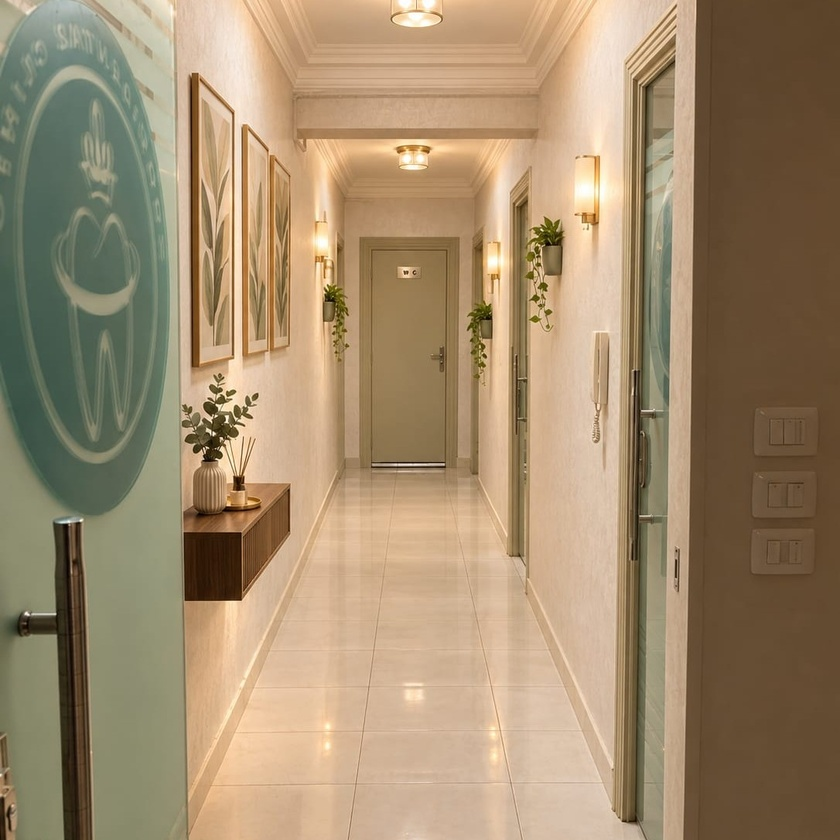
#> input picture print/flyer-a5/src/assets/hx_doctor.jpg, 840 x 840 px, shrunk from 1086 x 1086 before the run
$ python measure_comp.py ../assets/hx_doctor.jpg
#> lines starting #> are read from the running program, lines starting #| are printed output that depends on the picture; after the words box and inside, x2 and y2 are one past the last pixel; in counts of white or black regions, pixels touching at a corner belong together
#!/usr/bin/env python3
"""Measure a reference comp: ink boxes, row/column runs, colours, curve edges.

All coordinates are in the comp's own pixel space ("reference px").

  --sample X,Y ...            print RGB at points
  --bbox X0 Y0 X1 Y1          ink bbox inside a window
  --rows Y0 Y1                row runs (gap analysis) -- use this to find clean bands
  --cols Y0 Y1                column runs (per-glyph widths)
  --curve Y0 Y1               top edge of a filled shape, sampled across x
  --xband X0 X1               x limits for --rows / --cols / --curve
  --mask ink|white|teal       which population to measure (default ink)

Row runs are the safest primitive: they show the gaps that prove a window is clean.
See reference/measuring.md for the contamination trap this exists to avoid.
"""
import argparse
import numpy as np
from PIL import Image


def masks(a):
    r, g, b = a[..., 0], a[..., 1], a[..., 2]
    return {
        'ink':   (r < 200) & (b > 60),                                    # teal type on light
        'white': (r > 200) & (g > 200) & (b > 200),                       # white type on teal
        'teal':  (r < 70) & (g > 70) & (g < 150) & (b > 80) & (b < 170),  # brand fills
    }


# [12 lines left out: function runs, not called in this run]


def main():
    p = argparse.ArgumentParser()
    p.add_argument('image')
    p.add_argument('--mask', default='ink', choices=['ink', 'white', 'teal'])
    p.add_argument('--sample', nargs='*', default=[])
    p.add_argument('--bbox', nargs=4, type=int, metavar=('X0', 'Y0', 'X1', 'Y1'))
    p.add_argument('--rows', nargs=2, type=int, metavar=('Y0', 'Y1'))
    p.add_argument('--cols', nargs=2, type=int, metavar=('Y0', 'Y1'))
    p.add_argument('--curve', nargs=2, type=int, metavar=('Y0', 'Y1'))
    p.add_argument('--xband', nargs=2, type=int, default=None)
    p.add_argument('--minlen', type=int, default=3)
    args = p.parse_args()

    im = Image.open(args.image).convert('RGB')
#> im is the input picture: PIL image 840x840 RGB; mean R, G, B 161, 139.7, 109.9
    a = np.array(im).astype(int)
    H, W, _ = a.shape
    m = masks(a)[args.mask]
#> in masks, `r, g, b = a[..., 0], a[..., 1], a[..., 2]`:
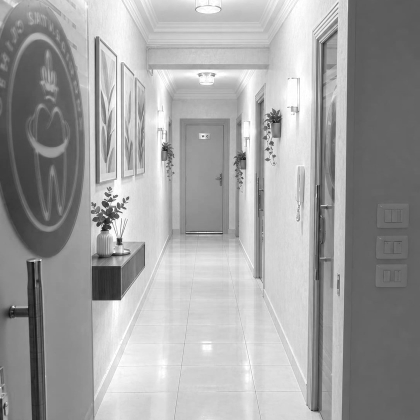
#> r: shape (840, 840) int64 (shown at 1/2 size); min 10, max 255, mean 161
#> in masks, `r, g, b = a[..., 0], a[..., 1], a[..., 2]`:
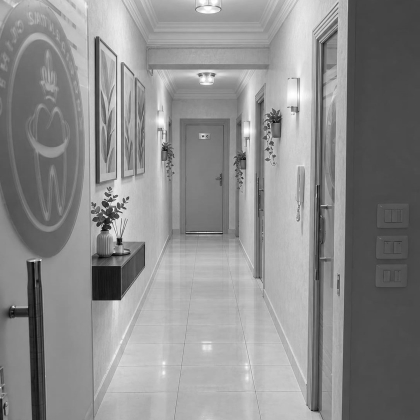
#> g: shape (840, 840) int64 (shown at 1/2 size); min 0, max 255, mean 139.7
#> in masks, `r, g, b = a[..., 0], a[..., 1], a[..., 2]`:
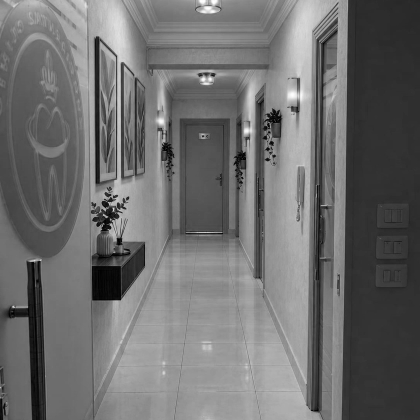
#> b: shape (840, 840) int64 (shown at 1/2 size); min 0, max 255, mean 109.9
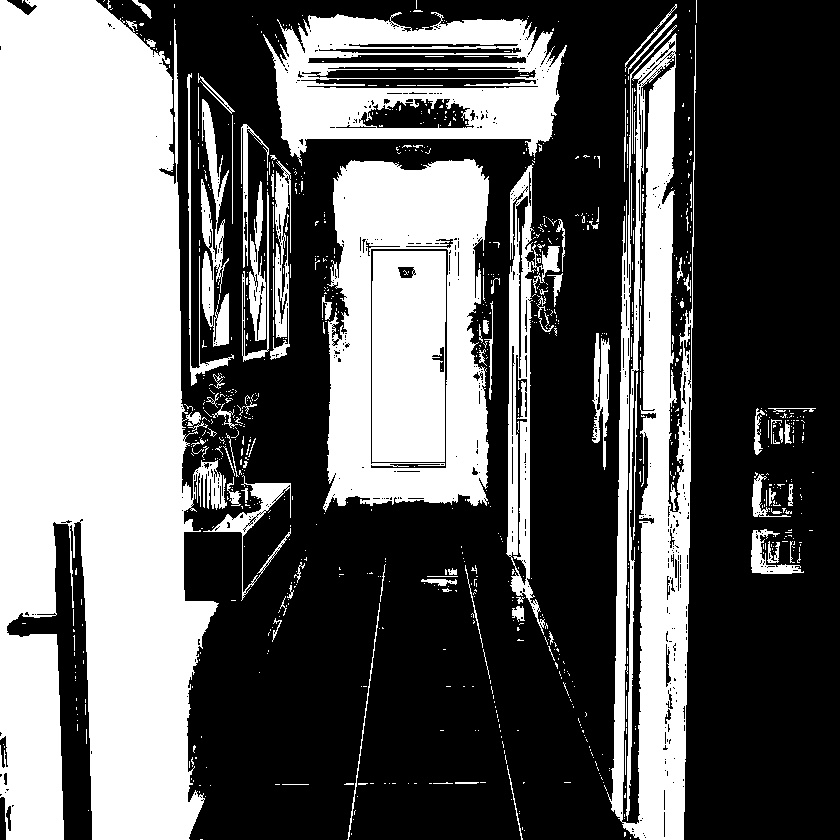
#> m: shape (840, 840) bool; 40% white; 956 white regions (847 under 20 px), largest, box (x1, y1, x2, y2) and area: (0, 0, 227, 840) 143134, (607, 25, 696, 840) 37781, (323, 159, 489, 512) 33267
    x0, x1 = args.xband if args.xband else (0, W)
    print(f'# {args.image}  {W} x {H}  mask={args.mask}')
#| # ../assets/hx_doctor.jpg  840 x 840  mask=ink

    for s in args.sample:
        sx, sy = (int(v) for v in s.split(','))
        print(f'  sample ({sx},{sy}) = {tuple(a[sy, sx])}')

    if args.bbox:
        bx0, by0, bx1, by1 = args.bbox
        w = m[by0:by1, bx0:bx1]
        ys, xs = np.where(w.any(1))[0], np.where(w.any(0))[0]
        if len(ys):
            print(f'  bbox  x {bx0+xs.min()}-{bx0+xs.max()}  y {by0+ys.min()}-{by0+ys.max()}'
                  f'  w {xs.max()-xs.min()+1}  h {ys.max()-ys.min()+1}')
        else:
            print('  bbox  EMPTY')

    if args.rows:
        ry0, ry1 = args.rows
        rr = runs(m[ry0:ry1, x0:x1].any(1), ry0, args.minlen)
        print(f'  row runs y{ry0}-{ry1} x{x0}-{x1}:')
        for a0, a1 in rr:
            band = m[a0:a1 + 1, x0:x1]
            xs = np.where(band.any(0))[0]
            print(f'    y {a0}-{a1}  h {a1-a0+1:3d}   x {x0+xs.min()}-{x0+xs.max()}'
                  f'  w {xs.max()-xs.min()+1}')
        gaps = [(rr[i][1], rr[i+1][0]) for i in range(len(rr) - 1)]
        print(f'    gaps: {gaps}   <- a clean band has a gap on both sides')

    if args.cols:
        cy0, cy1 = args.cols
        cr = runs(m[cy0:cy1, x0:x1].any(0), x0, args.minlen)
        print(f'  column runs y{cy0}-{cy1}: ' +
              str([(s, e - s + 1) for s, e in cr]) + '   (start, width)')

    if args.curve:
        gy0, gy1 = args.curve
        pts = []
        for xr in range(x0, x1, max(1, (x1 - x0) // 14)):
            col = np.where(m[gy0:gy1, xr])[0]
            pts.append((xr, int(col.min() + gy0) if len(col) else None))
        print('  curve top edge:', pts)
        print('    None = the edge is covered by a foreground element; interpolate it')


if __name__ == '__main__':
    main()

$ run again, on print/flyer-a5/src/assets/hx_equipment.jpg
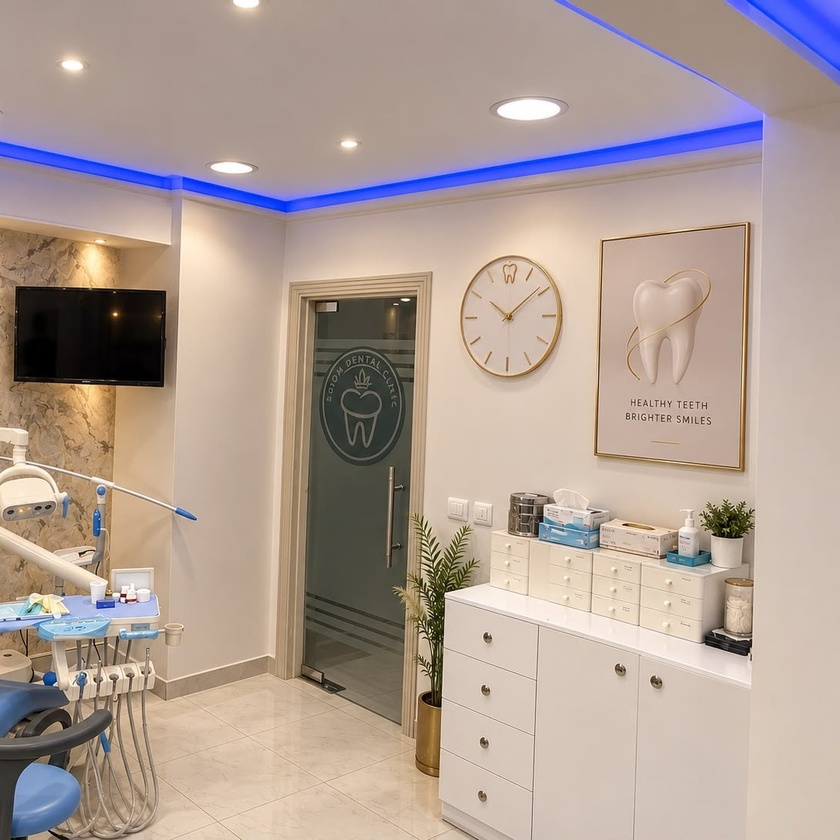
#> input picture print/flyer-a5/src/assets/hx_equipment.jpg, 840 x 840 px, shrunk from 1086 x 1086 before the run
#> in main, im is the input picture: PIL image 840x840 RGB; mean R, G, B 175.4, 158.6, 149.6
#> in masks, `r, g, b = a[..., 0], a[..., 1], a[..., 2]`:
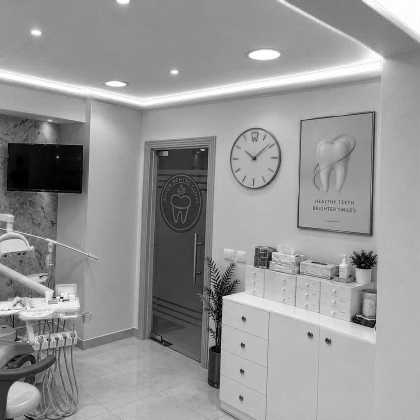
#> b: shape (840, 840) int64 (shown at 1/2 size); min 0, max 255, mean 149.6
#> in main, `m = masks(a)[args.mask]`:
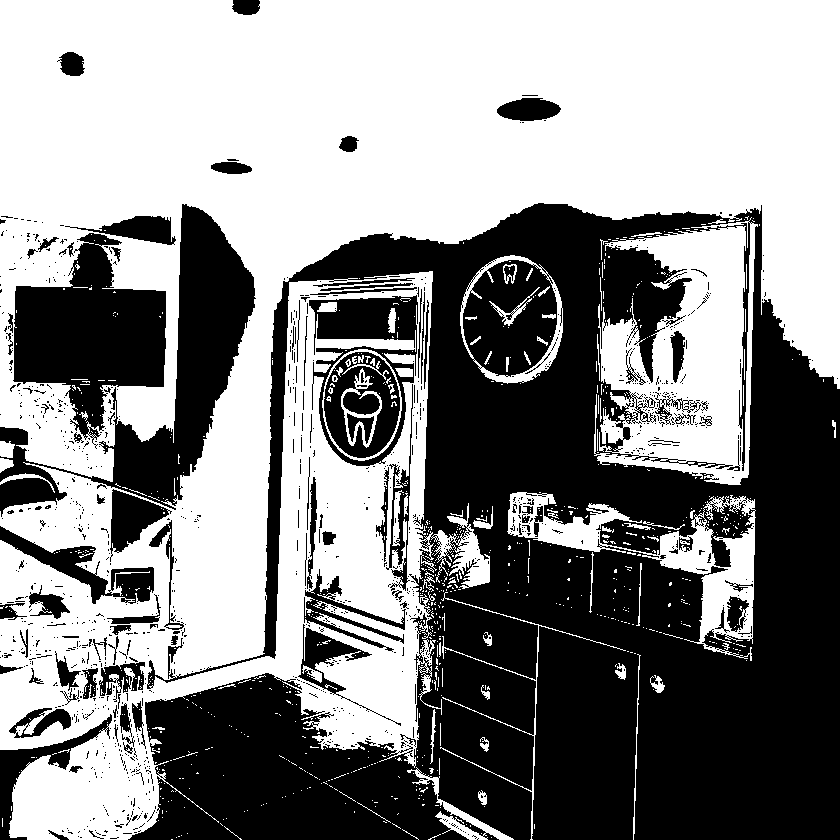
#> m: shape (840, 840) bool; 54.3% white; 1102 black regions (994 under 20 px), largest, box (x1, y1, x2, y2) and area: (128, 203, 840, 840) 242057, (0, 204, 256, 517) 20481, (13, 233, 166, 449) 17668
#| # ../assets/hx_equipment.jpg  840 x 840  mask=ink

$ run again, on print/flyer-a5/src/assets/hx_lounge.jpg
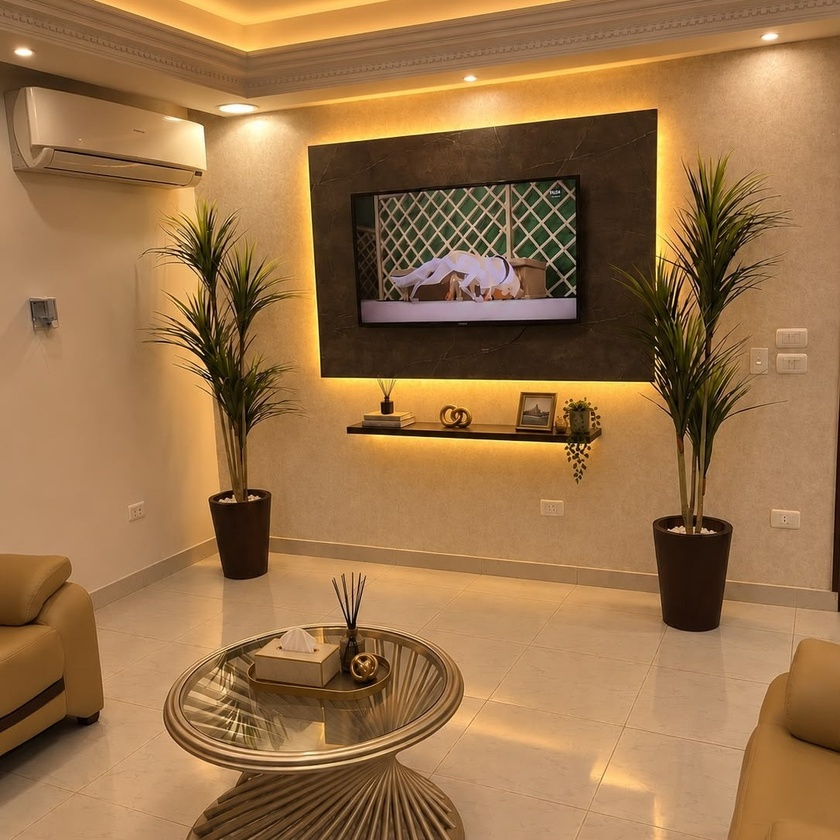
#> input picture print/flyer-a5/src/assets/hx_lounge.jpg, 840 x 840 px, shrunk from 1086 x 1086 before the run
#> in main, im is the input picture: PIL image 840x840 RGB; mean R, G, B 154.4, 114.8, 72.9
#> in masks, `r, g, b = a[..., 0], a[..., 1], a[..., 2]`:
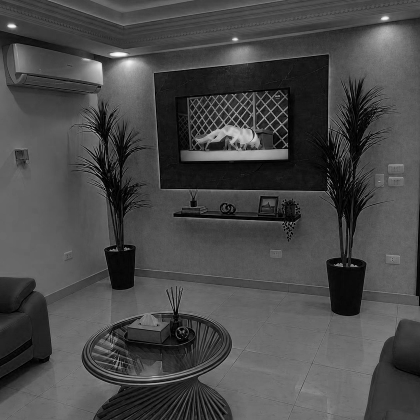
#> b: shape (840, 840) int64 (shown at 1/2 size); min 0, max 255, mean 72.9
#> in main, `m = masks(a)[args.mask]`:
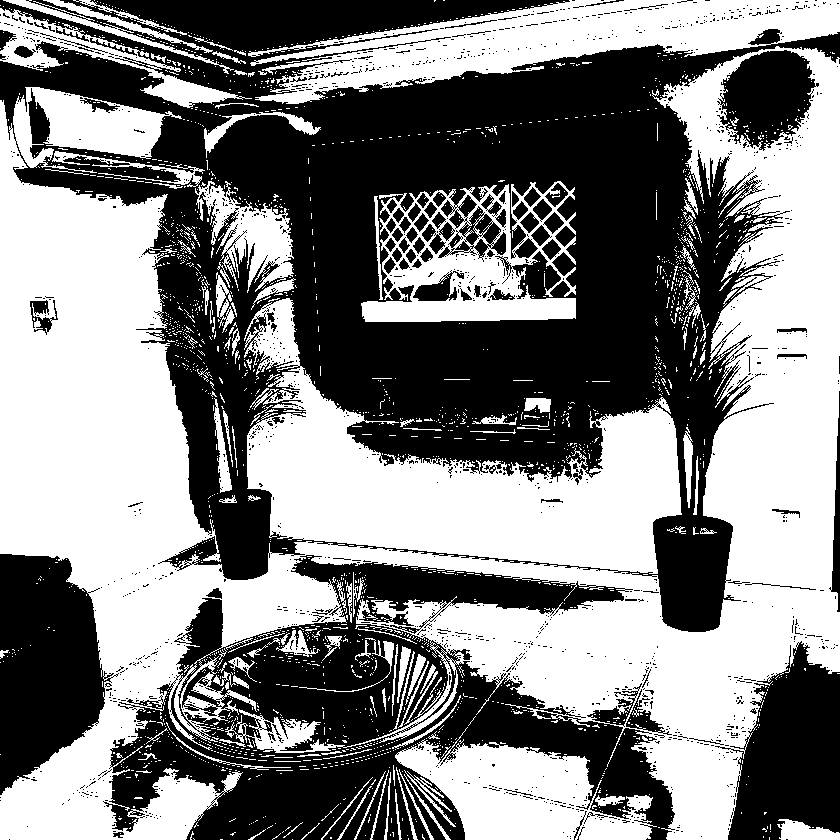
#> m: shape (840, 840) bool; 51.1% white; 1522 black regions (1432 under 20 px), largest, box (x1, y1, x2, y2) and area: (0, 0, 840, 632) 218093, (103, 555, 675, 840) 71705, (0, 554, 119, 795) 19005
#| # ../assets/hx_lounge.jpg  840 x 840  mask=ink
